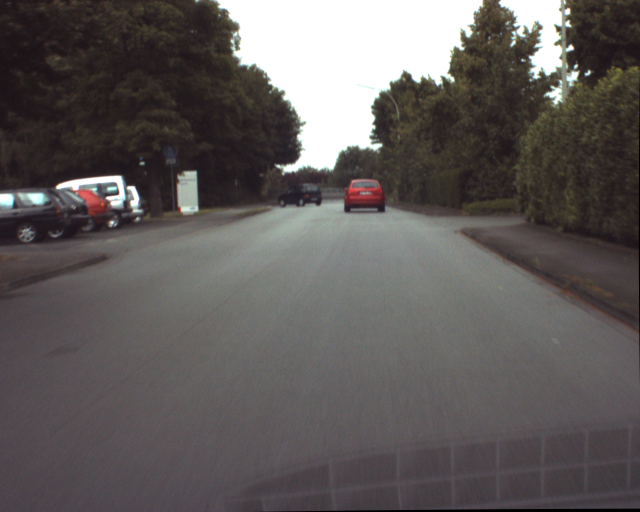
%> input picture Lab_5/Lab5_testimages/ur_c_s_03a_01_L_0376.png, 1280 x 1024 px (shown at 1/2 size)
$ octave main.m   (GNU Octave 9; MATLAB toolbox functions it lacks are replaced by stand-ins)
%> lines starting %> are read from the running program, lines starting %| are printed output that depends on the picture
### Lab_5/normxcorr2e.m
function I = normxcorr2e(template, im, shape)
%function to get rid of unwanted edges

  if (nargin == 2) || strcmp(shape,'full')
      I = normxcorr2(template, im);
      return
  end

  switch shape
      case 'same'
          pad = floor(size(template)./2);
          center = size(im);
      case 'valid'
          pad = size(template) - 1;
          center = size(im) - pad;
      otherwise
          throw(Mexception('normxcorr2e:BadInput',...
              'SHAPE must be ''full'', ''same'', or ''valid''.'));
  end

  I = normxcorr2(template, im);
  I = I([false(1,pad(1)) true(1,center(1))], ...
        [false(1,pad(2)) true(1,center(2))]);

end

### Lab_5/main.m
frame1 = imread('Lab5_testimages\ur_c_s_03a_01_L_0376.png');
%> frame1 is the input picture: size 1024x1280x3 uint8; mean R, G, B 95.5, 90.9, 90
frame2 = imread('Lab5_testimages\ur_c_s_03a_01_L_0377.png');
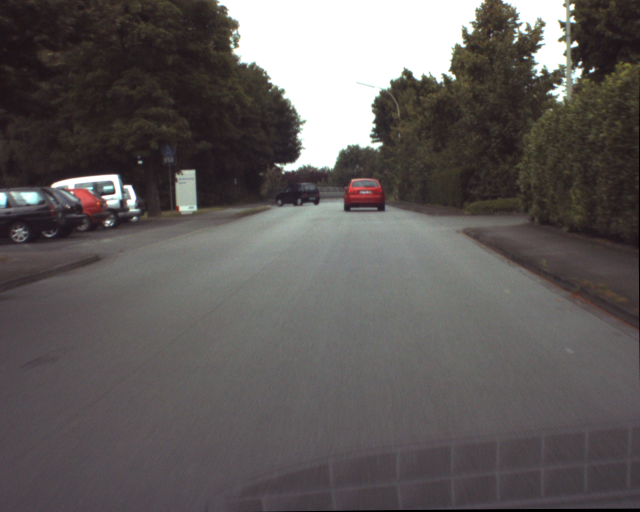
%> input picture Lab_5/Lab5_testimages/ur_c_s_03a_01_L_0377.png, 1280 x 1024 px (shown at 1/2 size)
%> frame2 is the input picture: size 1024x1280x3 uint8; mean R, G, B 95.5, 90.9, 90
frame3 = imread('Lab5_testimages\ur_c_s_03a_01_L_0378.png');
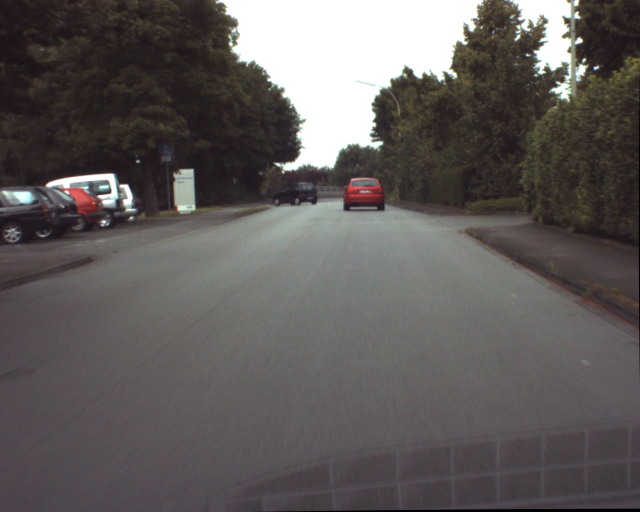
%> input picture Lab_5/Lab5_testimages/ur_c_s_03a_01_L_0378.png, 1280 x 1024 px (shown at 1/2 size)
%> frame3 is the input picture: size 1024x1280x3 uint8; mean R, G, B 95.7, 91.1, 90.2
frame4 = imread('Lab5_testimages\ur_c_s_03a_01_L_0379.png');
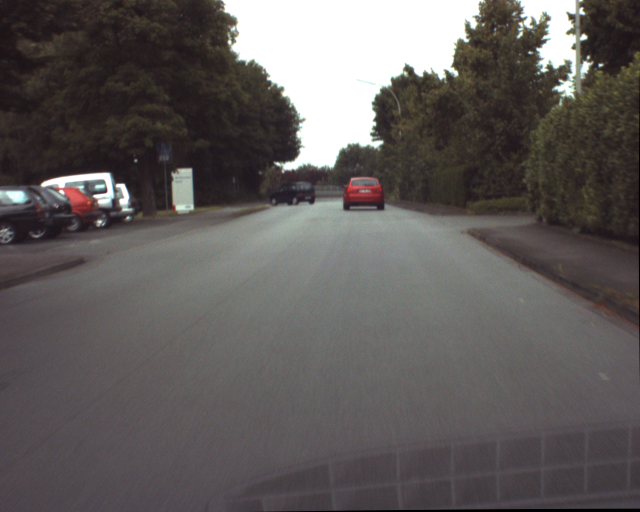
%> input picture Lab_5/Lab5_testimages/ur_c_s_03a_01_L_0379.png, 1280 x 1024 px (shown at 1/2 size)
%> frame4 is the input picture: size 1024x1280x3 uint8; mean R, G, B 96, 91.5, 90.5
frame5 = imread('Lab5_testimages\ur_c_s_03a_01_L_0380.png');
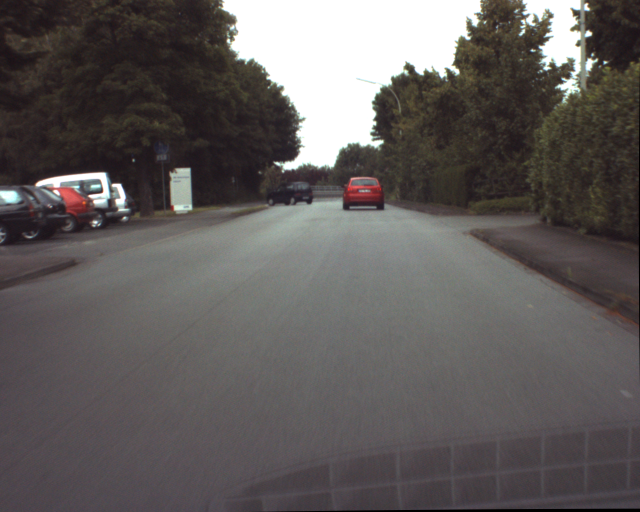
%> input picture Lab_5/Lab5_testimages/ur_c_s_03a_01_L_0380.png, 1280 x 1024 px (shown at 1/2 size)
%> frame5 is the input picture: size 1024x1280x3 uint8; mean R, G, B 96.2, 91.7, 90.8
frame6 = imread('Lab5_testimages\ur_c_s_03a_01_L_0381.png');
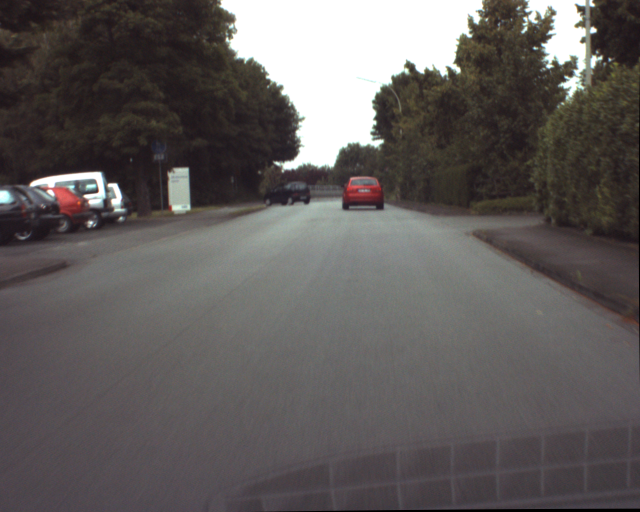
%> input picture Lab_5/Lab5_testimages/ur_c_s_03a_01_L_0381.png, 1280 x 1024 px (shown at 1/2 size)
%> frame6 is the input picture: size 1024x1280x3 uint8; mean R, G, B 96.5, 92, 91

frame1 = rgb2gray(frame1);
%> frame1: size 1024x1280 uint8
frame2 = rgb2gray(frame2);
%> frame2: size 1024x1280 uint8
frame3 = rgb2gray(frame3);
%> frame3: size 1024x1280 uint8
frame4 = rgb2gray(frame4);
%> frame4: size 1024x1280 uint8
frame5 = rgb2gray(frame5);
%> frame5: size 1024x1280 uint8
frame6 = rgb2gray(frame6);
%> frame6: size 1024x1280 uint8

%create the template for the red car
red_car_template = frame1(360:426,690:769);
figure, imagesc(red_car_template), colormap gray, title('Red Car Template');

%applying normal cross correlation for red car
red_ncc_1 = normxcorr2e(red_car_template, frame1, 'same');
red_ncc_2 = normxcorr2e(red_car_template, frame2, 'same');
red_ncc_3 = normxcorr2e(red_car_template, frame3, 'same');
red_ncc_4 = normxcorr2e(red_car_template, frame4, 'same');
red_ncc_5 = normxcorr2e(red_car_template, frame5, 'same');
red_ncc_6 = normxcorr2e(red_car_template, frame6, 'same');
%> call 6 of normxcorr2e, with shape = 'same'
%> in normxcorr2e (call 6), `I = I([false(1,pad(1)) true(1,center(1))], [false(1,pad(2)) true(1,cen..`:
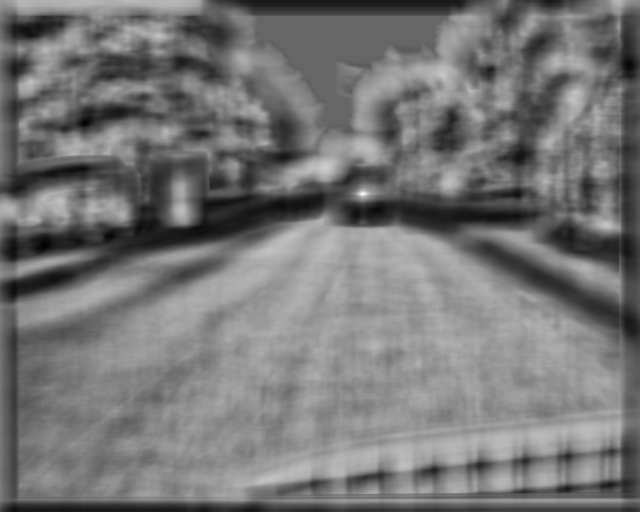
%> I: size 1024x1280 double (shown at 1/2 size); min -0.669, max 0.989, mean 0.0995; drawn with min black and max white
figure, imagesc(red_ncc_1), colormap gray;

%create the template for the gray car
gray_car_template = frame1(372:412, 560:643);
figure, imagesc(gray_car_template), colormap gray, title('Dark Car Template');

%create a smaller template for the gray car
gray_car_template_small = frame1(382:402, 580:623);
figure, imagesc(gray_car_template_small), colormap gray, title('Small Dark Car Template');

%create a larger template for the gray car
gray_car_template_large = frame1(362:422, 540:663);
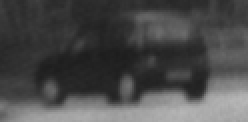
%> gray_car_template_large: size 61x124 uint8 (shown 2 times larger); min 29, max 183, mean 75.2
figure, imagesc(gray_car_template_large), colormap gray, title('Large Dark Car Template');

%applying normal cross correlation for gray car
gray_ncc_1 = normxcorr2e(gray_car_template, frame1, 'same');
%> (the run ends here)
